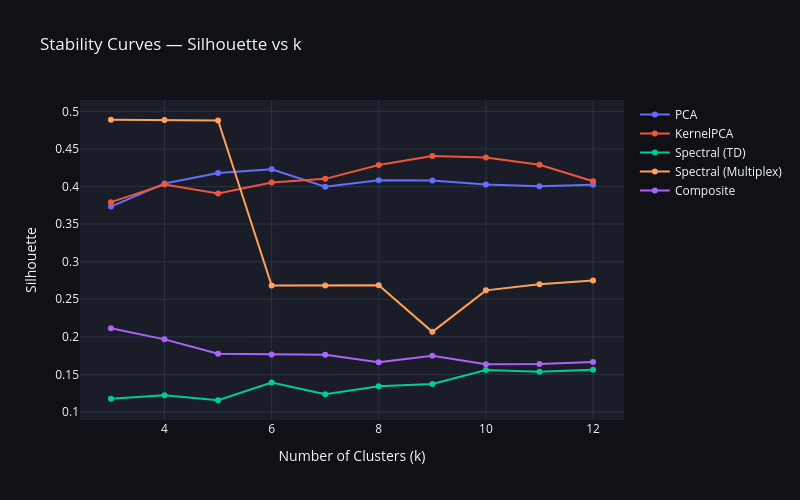

This figure's notebook cell:
### Code cell
# Stability curves
from face_stratification.visualization.stage_b_plots import plot_stability_curves

fig = plot_stability_curves(sweep_results, metric='silhouette',
                           output_path=OUTPUT_DIR / 'silhouette_vs_k.png')
fig.show()

### Figure 1 — Plotly figure (JSON) as saved in the notebook; plotly's stock layout.template omitted (floating-point values rounded to 4 significant figures)
{"data": [{"line": {"color": "#636EFA"}, "marker": {"size": 6}, "mode": "lines+markers", "name": "PCA", "type": "scatter", "x": [3, 4, 5, 6, 7, 8, 9, 10, 11, 12], "y": [0.3734, 0.4041, 0.418, 0.4231, 0.3999, 0.4083, 0.408, 0.4027, 0.4005, 0.4024]}, {"line": {"color": "#EF553B"}, "marker": {"size": 6}, "mode": "lines+markers", "name": "KernelPCA", "type": "scatter", "x": [3, 4, 5, 6, 7, 8, 9, 10, 11, 12], "y": [0.3793, 0.4027, 0.3907, 0.4053, 0.4102, 0.4287, 0.4406, 0.4387, 0.429, 0.407]}, {"line": {"color": "#00CC96"}, "marker": {"size": 6}, "mode": "lines+markers", "name": "Spectral (TD)", "type": "scatter", "x": [3, 4, 5, 6, 7, 8, 9, 10, 11, 12], "y": [0.1178, 0.1222, 0.1157, 0.1393, 0.1236, 0.1343, 0.1374, 0.1558, 0.1535, 0.1561]}, {"line": {"color": "#FFA15A"}, "marker": {"size": 6}, "mode": "lines+markers", "name": "Spectral (Multiplex)", "type": "scatter", "x": [3, 4, 5, 6, 7, 8, 9, 10, 11, 12], "y": [0.4889, 0.4886, 0.488, 0.2682, 0.2683, 0.2688, 0.2066, 0.2619, 0.2701, 0.275]}, {"line": {"color": "#AB63FA"}, "marker": {"size": 6}, "mode": "lines+markers", "name": "Composite", "type": "scatter", "x": [3, 4, 5, 6, 7, 8, 9, 10, 11, 12], "y": [0.2114, 0.1967, 0.1775, 0.1766, 0.1761, 0.1663, 0.175, 0.1637, 0.164, 0.1664]}], "layout": {"height": 500, "paper_bgcolor": "#0f1117", "plot_bgcolor": "#1a1d27", "title": {"text": "Stability Curves — Silhouette vs k"}, "width": 800, "xaxis": {"title": {"text": "Number of Clusters (k)"}}, "yaxis": {"title": {"text": "Silhouette"}}}}
